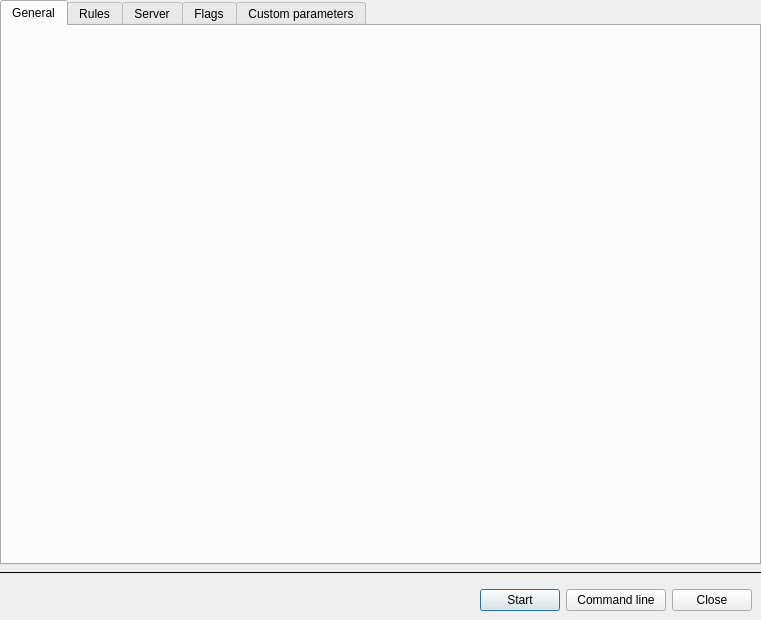
<?xml version="1.0" encoding="UTF-8"?>
<ui version="4.0">
 <class>CreateServerDialog</class>
 <widget class="QDialog" name="CreateServerDialog">
  <property name="geometry">
   <rect>
    <x>0</x>
    <y>0</y>
    <width>761</width>
    <height>620</height>
   </rect>
  </property>
  <property name="windowTitle">
   <string>Create Game</string>
  </property>
  <layout class="QVBoxLayout" name="dialogLayout">
   <property name="leftMargin">
    <number>0</number>
   </property>
   <property name="topMargin">
    <number>0</number>
   </property>
   <property name="rightMargin">
    <number>0</number>
   </property>
   <property name="bottomMargin">
    <number>0</number>
   </property>
   <item>
    <widget class="QTabWidget" name="tabWidget">
     <property name="currentIndex">
      <number>0</number>
     </property>
     <property name="usesScrollButtons">
      <bool>true</bool>
     </property>
     <widget class="QWidget" name="tab">
      <attribute name="title">
       <string>General</string>
      </attribute>
      <layout class="QVBoxLayout" name="verticalLayout_2">
       <item>
        <widget class="GeneralGameSetupPanel" name="generalSetupPanel" native="true"/>
       </item>
      </layout>
     </widget>
     <widget class="QWidget" name="tabRules">
      <attribute name="title">
       <string>Rules</string>
      </attribute>
      <layout class="QVBoxLayout" name="verticalLayout_5">
       <item>
        <widget class="GameRulesPanel" name="rulesPanel" native="true"/>
       </item>
      </layout>
     </widget>
     <widget class="QWidget" name="tabServer">
      <attribute name="title">
       <string>Server</string>
      </attribute>
      <layout class="QVBoxLayout" name="verticalLayout_4">
       <item>
        <widget class="MiscServerSetupPanel" name="serverPanel" native="true"/>
       </item>
      </layout>
     </widget>
     <widget class="QWidget" name="tabFlags">
      <attribute name="title">
       <string>Flags</string>
      </attribute>
      <layout class="QVBoxLayout" name="verticalLayout_6">
       <item>
        <widget class="DMFlagsPanel" name="dmflagsPanel" native="true"/>
       </item>
      </layout>
     </widget>
     <widget class="QWidget" name="tabCustomParameters">
      <attribute name="title">
       <string>Custom parameters</string>
      </attribute>
      <layout class="QVBoxLayout" name="verticalLayout_3">
       <item>
        <widget class="CustomParamsPanel" name="customParamsPanel" native="true"/>
       </item>
      </layout>
     </widget>
    </widget>
   </item>
   <item>
    <widget class="Line" name="line">
     <property name="frameShadow">
      <enum>QFrame::Plain</enum>
     </property>
     <property name="orientation">
      <enum>Qt::Horizontal</enum>
     </property>
    </widget>
   </item>
   <item>
    <layout class="QHBoxLayout" name="horizontalLayout_6">
     <property name="leftMargin">
      <number>9</number>
     </property>
     <property name="topMargin">
      <number>9</number>
     </property>
     <property name="rightMargin">
      <number>9</number>
     </property>
     <property name="bottomMargin">
      <number>9</number>
     </property>
     <item>
      <spacer name="horizontalSpacer">
       <property name="orientation">
        <enum>Qt::Horizontal</enum>
       </property>
       <property name="sizeHint" stdset="0">
        <size>
         <width>40</width>
         <height>20</height>
        </size>
       </property>
      </spacer>
     </item>
     <item>
      <widget class="QPushButton" name="btnStart">
       <property name="sizePolicy">
        <sizepolicy hsizetype="Minimum" vsizetype="Minimum">
         <horstretch>0</horstretch>
         <verstretch>0</verstretch>
        </sizepolicy>
       </property>
       <property name="text">
        <string>Start</string>
       </property>
       <property name="icon">
        <iconset resource="../../../media/resources.qrc">
         <normaloff>:/icons/media-playback-start.png</normaloff>:/icons/media-playback-start.png</iconset>
       </property>
      </widget>
     </item>
     <item>
      <widget class="QPushButton" name="btnCommandLine">
       <property name="sizePolicy">
        <sizepolicy hsizetype="Minimum" vsizetype="Minimum">
         <horstretch>0</horstretch>
         <verstretch>0</verstretch>
        </sizepolicy>
       </property>
       <property name="minimumSize">
        <size>
         <width>100</width>
         <height>0</height>
        </size>
       </property>
       <property name="toolTip">
        <string>Obtain command line required to launch this game.</string>
       </property>
       <property name="text">
        <string>Command line</string>
       </property>
       <property name="icon">
        <iconset resource="../../../media/resources.qrc">
         <normaloff>:/icons/terminal-32.png</normaloff>:/icons/terminal-32.png</iconset>
       </property>
      </widget>
     </item>
     <item>
      <widget class="QDialogButtonBox" name="buttonBox">
       <property name="sizePolicy">
        <sizepolicy hsizetype="Maximum" vsizetype="Fixed">
         <horstretch>0</horstretch>
         <verstretch>0</verstretch>
        </sizepolicy>
       </property>
       <property name="standardButtons">
        <set>QDialogButtonBox::Close</set>
       </property>
      </widget>
     </item>
    </layout>
   </item>
  </layout>
 </widget>
 <customwidgets>
  <customwidget>
   <class>CustomParamsPanel</class>
   <extends>QWidget</extends>
   <header>gui/createserver/customparamspanel.h</header>
   <container>1</container>
  </customwidget>
  <customwidget>
   <class>MiscServerSetupPanel</class>
   <extends>QWidget</extends>
   <header>gui/createserver/miscserversetuppanel.h</header>
   <container>1</container>
  </customwidget>
  <customwidget>
   <class>GameRulesPanel</class>
   <extends>QWidget</extends>
   <header>gui/createserver/gamerulespanel.h</header>
   <container>1</container>
  </customwidget>
  <customwidget>
   <class>DMFlagsPanel</class>
   <extends>QWidget</extends>
   <header>gui/createserver/dmflagspanel.h</header>
   <container>1</container>
  </customwidget>
  <customwidget>
   <class>GeneralGameSetupPanel</class>
   <extends>QWidget</extends>
   <header>gui/createserver/generalgamesetuppanel.h</header>
   <container>1</container>
   <slots>
    <signal>gameModeChanged(GameMode)</signal>
    <signal>pluginChanged(EnginePlugin*)</signal>
   </slots>
  </customwidget>
 </customwidgets>
 <tabstops>
  <tabstop>tabWidget</tabstop>
 </tabstops>
 <resources>
  <include location="../../../media/resources.qrc"/>
 </resources>
 <connections>
  <connection>
   <sender>generalSetupPanel</sender>
   <signal>gameModeChanged(GameMode)</signal>
   <receiver>CreateServerDialog</receiver>
   <slot>initGamemodeSpecific(GameMode)</slot>
   <hints>
    <hint type="sourcelabel">
     <x>486</x>
     <y>105</y>
    </hint>
    <hint type="destinationlabel">
     <x>615</x>
     <y>103</y>
    </hint>
   </hints>
  </connection>
  <connection>
   <sender>generalSetupPanel</sender>
   <signal>pluginChanged(EnginePlugin*)</signal>
   <receiver>CreateServerDialog</receiver>
   <slot>initEngineSpecific(EnginePlugin*)</slot>
   <hints>
    <hint type="sourcelabel">
     <x>545</x>
     <y>209</y>
    </hint>
    <hint type="destinationlabel">
     <x>614</x>
     <y>209</y>
    </hint>
   </hints>
  </connection>
  <connection>
   <sender>btnCommandLine</sender>
   <signal>clicked()</signal>
   <receiver>CreateServerDialog</receiver>
   <slot>showCommandLine()</slot>
   <hints>
    <hint type="sourcelabel">
     <x>588</x>
     <y>508</y>
    </hint>
    <hint type="destinationlabel">
     <x>305</x>
     <y>259</y>
    </hint>
   </hints>
  </connection>
  <connection>
   <sender>btnStart</sender>
   <signal>clicked()</signal>
   <receiver>CreateServerDialog</receiver>
   <slot>startGame()</slot>
   <hints>
    <hint type="sourcelabel">
     <x>669</x>
     <y>508</y>
    </hint>
    <hint type="destinationlabel">
     <x>305</x>
     <y>259</y>
    </hint>
   </hints>
  </connection>
  <connection>
   <sender>buttonBox</sender>
   <signal>rejected()</signal>
   <receiver>CreateServerDialog</receiver>
   <slot>reject()</slot>
   <hints>
    <hint type="sourcelabel">
     <x>714</x>
     <y>497</y>
    </hint>
    <hint type="destinationlabel">
     <x>380</x>
     <y>259</y>
    </hint>
   </hints>
  </connection>
 </connections>
 <slots>
  <slot>initGamemodeSpecific(GameMode)</slot>
  <slot>initEngineSpecific(EnginePlugin*)</slot>
  <slot>showStartGameCommandLine()</slot>
  <slot>startGame()</slot>
 </slots>
</ui>
